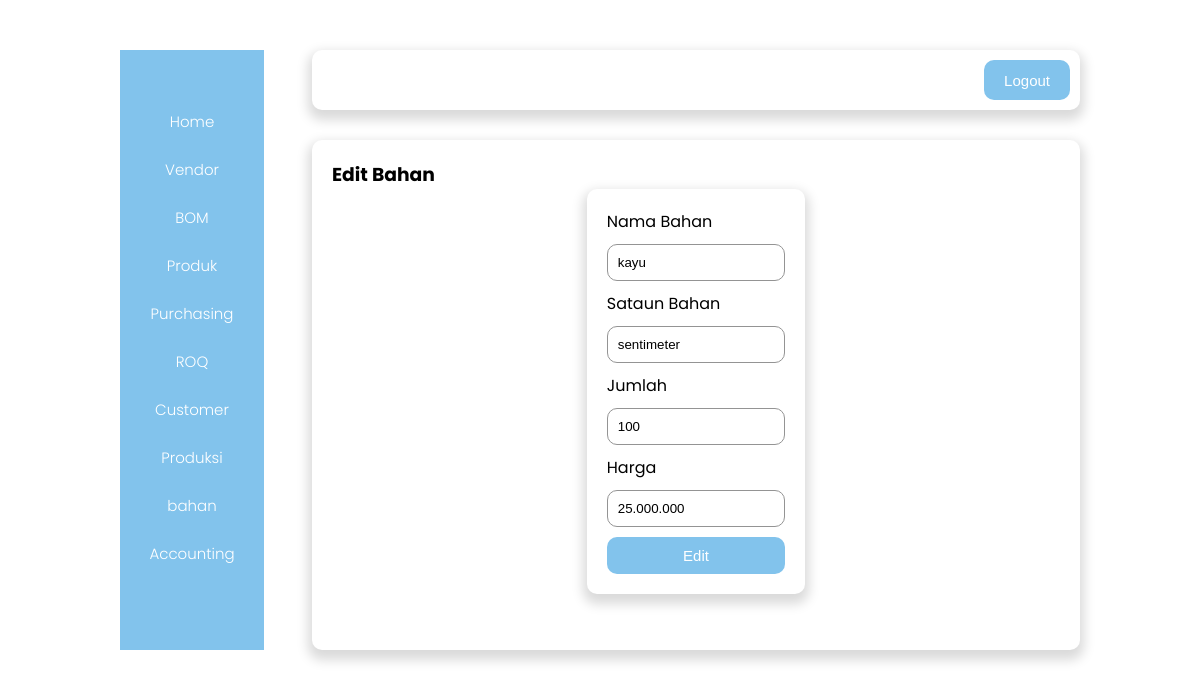
Screenshot of /bahan/bahan-edit.php?id=1 with the database file from the repository.
### tables this page shows
CREATE TABLE `tb_bahan` (
  `id` int(7) NOT NULL,
  `nama_bahan` varchar(25) NOT NULL,
  `satuan_bahan` varchar(10) NOT NULL,
  `jumlah` varchar(25) NOT NULL,
  `harga` varchar(25) NOT NULL
);

### bahan/bahan-edit.php (the view, shortened to what this page needs)
<?php
include '../koneksi.php';
$id = $_GET['id'];
$sql = "SELECT * FROM tb_bahan WHERE id = '$id'";
$result = mysqli_query($koneksi, $sql);
$data = mysqli_fetch_assoc($result);
?>
<!DOCTYPE html>
<html lang="en">
<head>
    <link rel="stylesheet" href="../css/admin.css?v=<?php echo time (); ?>" />
</head>
<body>
    <div class="container">
       <div class="sidebar">
            <a href="../admin.php">Home</a>
            <a href="../Vendor/Vendor.php">Vendor</a>
            <a href="../BOM/BOM.php">BOM</a>
            <a href="../Produk/produk.php">Produk</a>
            <a href="../Purchasing/Purchasing.php">Purchasing</a>
            <a href="../ROQ/ROQ.php">ROQ</a>
            <a href="../Customer/Customer.php">Customer</a>
            <a href="../Produksi/Produksi.php">Produksi</a>
            <a href="bahan.php">bahan</a>
            <a href="../accounting/accounting.php">Accounting</a>
        </div>
        <div class="right_content">
            <div class="navbar">
                <img src="../assets/logo.png" alt="" />
                <button class="btn">
                    <a href="../logout.php">Logout</a>
                </button>
            </div>
            <div class="content">
                <h3>Edit Bahan</h3>
                <div class="form-login">
                    <form action="bahan-proses.php" method="post">
                        <label for="nama_bahan">Nama Bahan</label>
                        <input class="input" type="text" name="nama_bahan" id="nama_bahan" placeholder="nama_bahan" value="<?= $data['nama_bahan'] ?>" />
                        <label for="satuan_bahan">Sataun Bahan</label>
                        <input class="input" type="text" name="satuan_bahan" id="satuan_bahan" placeholder="satuan_bahan" value="<?= $data['satuan_bahan'] ?>" />
                        <label for="jumlah">Jumlah</label>
                        <input class="input" type="text" name="jumlah" id="jumlah" placeholder="jumlah" value="<?= $data['jumlah'] ?>" />
                        <label for="harga">Harga</label>
                        <input class="input" type="text" name="harga" id="harga" placeholder="Harga" value="<?= $data['harga'] ?>" />
                        <button type="submit" class="btn btn-simpan" name="edit">
                            Edit
                        </button>
                    </form>
                </div>
            </div>
        </div>
    </div>
</body>
</html>

### css/admin.css (style rules this page uses)
* { margin: 0; padding: 0; box-sizing: border-box; }
body { font-family: "Poppins", sans-serif; }
.container { display: flex; width: 80%; height: 600px; margin: 50px auto; justify-content: space-between; }
.sidebar { display: flex; flex-direction: column; justify-content: center; align-items: center; flex-basis: 15%; background-color: #82C3EC; }
.sidebar a { text-decoration: none; color: white; margin-bottom: 25px; font-size: 15px; font-weight: 300; }
.right_content { flex-basis: 80%; align-items: center; }
.navbar { display: flex; justify-content: space-between; height: 10%; background-color: white; box-shadow: 0 6px 12px 4px rgba(0, 0, 0, 0.15); border-radius: 10px; padding: 10px; margin-bottom: 30px; }
.btn { background-color: #82C3EC; border: none; padding: 10px 20px; border-radius: 10px; font-size: 15px; cursor: pointer; color: white; }
.btn a { text-decoration: none; color: white; }
.btn-simpan { width: 100%; }
.content { background-color: white; box-shadow: 0 6px 12px 4px rgba(0, 0, 0, 0.15); height: 85%; border-radius: 10px; padding: 20px; overflow: auto; }
.form-login { display: flex; flex-direction: column; width: 30%; background-color: white; padding: 20px; margin: 0 auto; box-shadow: 0 6px 12px 4px rgba(0, 0, 0, 0.15); border-radius: 10px; }
.input { width: 100%; margin: 10px 0; padding: 10px; border-radius: 10px; border: 1px solid rgb(148, 148, 148); }

### rows the page displays
tb_bahan: nama_bahan "kayu", satuan_bahan "sentimeter", jumlah "100", harga "25.000.000"
